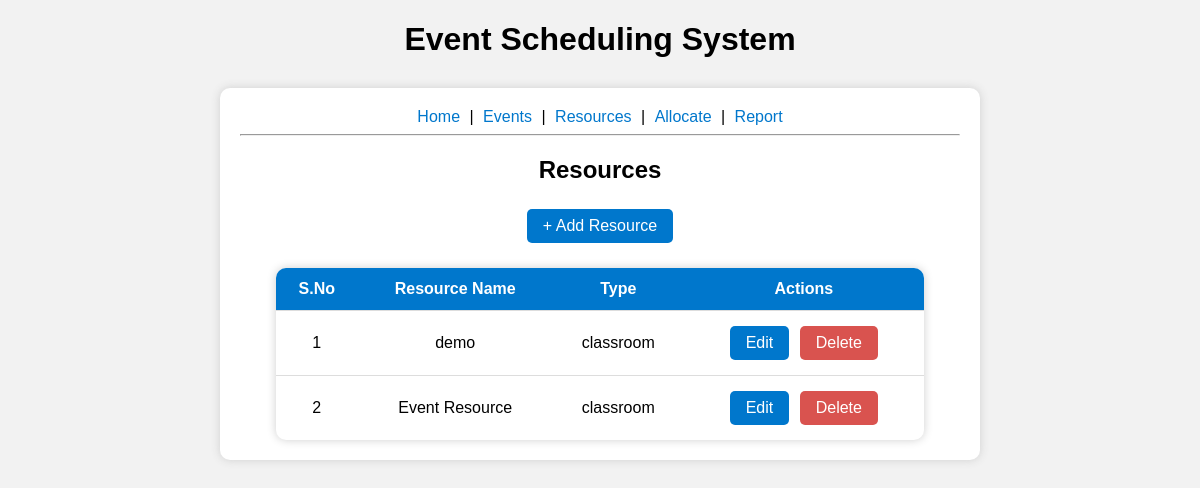
Before: /resources with the older database file.
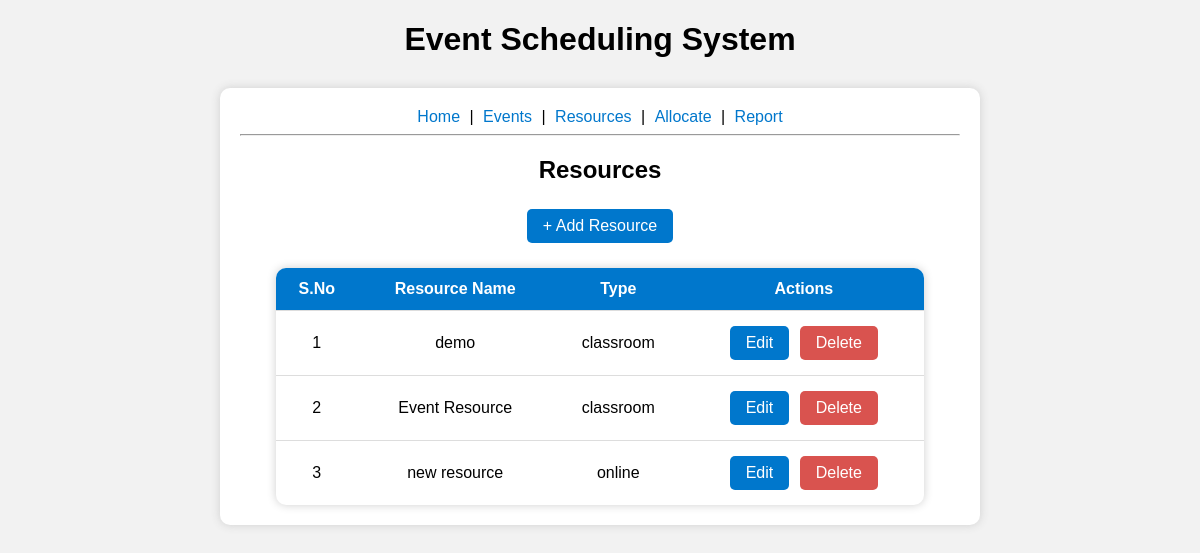
After: the same page with the newer database file.
### models.py (models this page shows)
class Resource(db.Model):
    id= db.Column(db.Integer,primary_key=True)
    name= db.Column(db.String(120))
    type= db.Column(db.String(120))
    allocations= db.relationship("EventResourceAllocation",backref="resource",lazy=True)

### app.py (the view)
@app.route("/resources")
def resources():
    all_resources=Resource.query.all()
    return render_template("resources.html",resources=all_resources)

### templates/resources.html
{% extends "base.html" %}
{% block content %}
<h2>Resources</h2>
<a href="/add_resource" class="btn">+ Add Resource</a>
<div class="table-container">
<table class="custom-table">
    <thead>
        <tr>
            <th>S.No</th>
            <th>Resource Name</th>
            <th>Type</th>
            <th>Actions</th>
        </tr>
    </thead>
    <tbody>
        {% for r in resources %}
        <tr>
            <td>{{ loop.index }}</td>
            <td>{{ r.name }}</td>
            <td>{{ r.type }}</td>
            <td>
                <a href="/edit_resource/{{ r.id }}" class="btn">Edit</a>
                <a href="/delete_resource/{{ r.id }}" class="btn btn-danger"
                   onclick="return confirm('Are you sure you want to delete this resource?');">
                   Delete
                </a>
            </td>
        </tr>
        {% endfor %}
    </tbody>
</table>
</div>
{% endblock %}

### templates/base.html (shortened to what this page needs)
<!DOCTYPE html>
<html>
<head>
    <link rel="stylesheet" href="/static/style.css">
</head>
<body>
<h1>Event Scheduling System</h1>
<div class="container">
    <a href="/">Home</a> |
    <a href="/events">Events</a> |
    <a href="/resources">Resources</a> |
    <a href="/allocate">Allocate</a> |
    <a href="/report">Report</a>
    <hr>
    {% block content %}{% endblock %}
</div>
</body>
</html>

### static/style.css (style rules this page uses)
body { font-family: Arial, sans-serif; background:#f2f2f2; margin: 0; padding: 0; text-align: center; }
h1,h2 { text-align: center; }
.container { max-width: 800px; width: 60%; margin: auto; background:#ffffff; padding: 20px; margin-top: 30px; border-radius: 10px; box-shadow: 0px 0px 10px #cfcfcf; }
a { text-decoration: none; color:#0077cc; margin: 5px; }
.btn { padding: 8px 16px; background-color:#0077cc; color:white; border: none; border-radius: 5px; text-decoration: none; margin: 5px; display: inline-block; transition: background-color 0.2s ease-in-out; }
.btn-danger { background-color:#d9534f; color:white; border-radius: 5px; padding: 8px 16px; text-decoration: none; transition: background-color 0.2s ease-in-out; }
.table-container { margin-top: 20px; display: flex; justify-content: center; }
.custom-table { width: 90%; border-collapse: collapse; background: white; border-radius: 10px; overflow: hidden; box-shadow: 0 0 10px #cfcfcf; font-size: 16px; }
.custom-table thead { background-color: #0077cc; color: white; }
.custom-table th, .custom-table td { padding: 12px; text-align: center; border-bottom: 1px solid #dddddd; }
.custom-table tbody tr:last-child td { border-bottom: none; }
.custom-table .btn { margin: 3px; }

Changed rows visible on the page:
added Resource: name "new resource", type "online"
